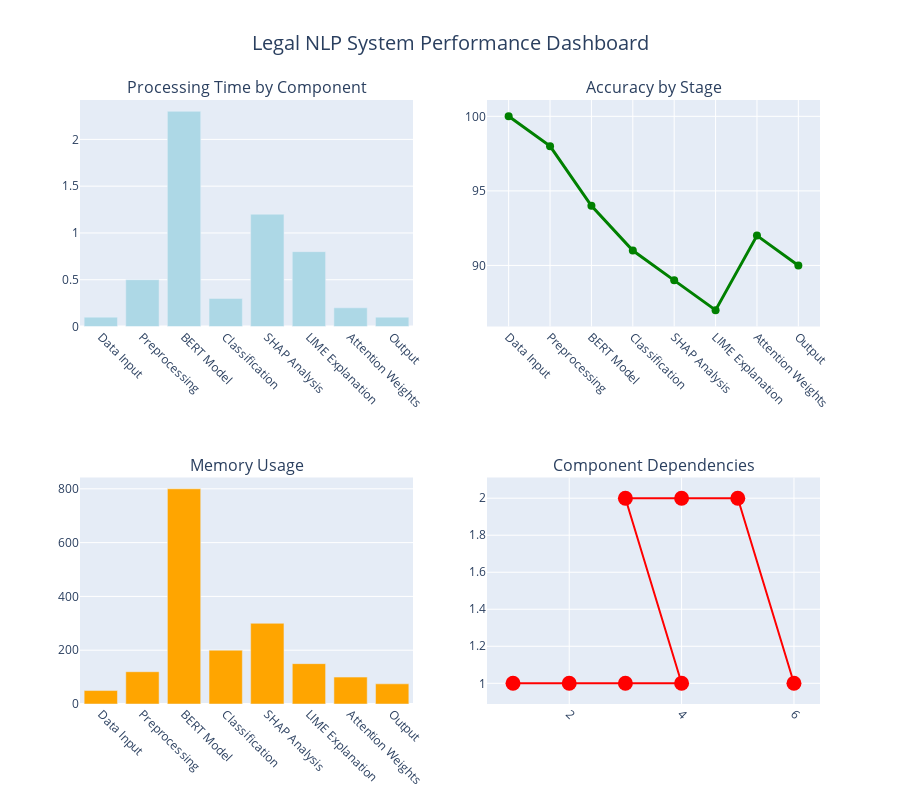

Write notebook code for a chart like this one.
### Markdown cell above
## 7. Interactive Architecture Dashboard

Create an interactive Plotly dashboard for exploring the system architecture dynamically.

### Code cell
def create_interactive_dashboard():
    """Create interactive Plotly dashboard of system components."""
    
    # Sample performance metrics (replace with actual data)
    components = ['Data Input', 'Preprocessing', 'BERT Model', 'Classification', 
                 'SHAP Analysis', 'LIME Explanation', 'Attention Weights', 'Output']
    
    processing_times = [0.1, 0.5, 2.3, 0.3, 1.2, 0.8, 0.2, 0.1]  # seconds
    accuracy_scores = [100, 98, 94, 91, 89, 87, 92, 90]  # percentage
    memory_usage = [50, 120, 800, 200, 300, 150, 100, 75]  # MB
    
    # Create subplots
    fig = make_subplots(
        rows=2, cols=2,
        subplot_titles=('Processing Time by Component', 'Accuracy by Stage',
                       'Memory Usage', 'Component Dependencies'),
        specs=[[{"type": "bar"}, {"type": "scatter"}],
               [{"type": "bar"}, {"type": "scatter"}]]
        )
    
    # Processing time chart
    fig.add_trace(
        go.Bar(x=components, y=processing_times, name='Processing Time (s)',
                marker_color='lightblue'),
        row=1, col=1
    )

    # Accuracy chart
    fig.add_trace(
        go.Scatter(x=components, y=accuracy_scores, mode='lines+markers',
                    name='Accuracy (%)', line=dict(color='green', width=3),
                    marker=dict(size=8)),
        row=1, col=2
    )

    # Memory usage chart
    fig.add_trace(
        go.Bar(x=components, y=memory_usage, name='Memory (MB)',
                marker_color='orange'),
        row=2, col=1
    )

    # Component dependencies network (simplified as scatter)
    dependency_x = [1, 2, 3, 4, 3, 4, 5, 6]
    dependency_y = [1, 1, 1, 1, 2, 2, 2, 1]
    fig.add_trace(
        go.Scatter(x=dependency_x, y=dependency_y, mode='markers+lines',
                    name='Component Flow', marker=dict(size=15, color='red'),
                    line=dict(width=2)),
        row=2, col=2
    )

    # Update layout
    fig.update_layout(
        height=800,
        title_text="Legal NLP System Performance Dashboard",
        title_x=0.5,
        title_font_size=20,
        showlegend=False
    )

    # Update x-axis labels for better readability
    fig.update_xaxes(tickangle=45)

    # Show the interactive plot
    fig.show()

    # Save as HTML for sharing
    fig.write_html(str(output_dir / 'interactive_dashboard.html'))

    print("✓ Interactive dashboard created and saved as HTML")

# Create the interactive dashboard
create_interactive_dashboard()

### Figure 1 — Plotly figure (JSON) as saved in the notebook; plotly's stock layout.template omitted (floating-point values rounded to 4 significant figures)
{"data": [{"marker": {"color": "lightblue"}, "name": "Processing Time (s)", "type": "bar", "x": ["Data Input", "Preprocessing", "BERT Model", "Classification", "SHAP Analysis", "LIME Explanation", "Attention Weights", "Output"], "xaxis": "x", "y": [0.1, 0.5, 2.3, 0.3, 1.2, 0.8, 0.2, 0.1], "yaxis": "y"}, {"line": {"color": "green", "width": 3}, "marker": {"size": 8}, "mode": "lines+markers", "name": "Accuracy (%)", "type": "scatter", "x": ["Data Input", "Preprocessing", "BERT Model", "Classification", "SHAP Analysis", "LIME Explanation", "Attention Weights", "Output"], "xaxis": "x2", "y": [100, 98, 94, 91, 89, 87, 92, 90], "yaxis": "y2"}, {"marker": {"color": "orange"}, "name": "Memory (MB)", "type": "bar", "x": ["Data Input", "Preprocessing", "BERT Model", "Classification", "SHAP Analysis", "LIME Explanation", "Attention Weights", "Output"], "xaxis": "x3", "y": [50, 120, 800, 200, 300, 150, 100, 75], "yaxis": "y3"}, {"line": {"width": 2}, "marker": {"color": "red", "size": 15}, "mode": "markers+lines", "name": "Component Flow", "type": "scatter", "x": [1, 2, 3, 4, 3, 4, 5, 6], "xaxis": "x4", "y": [1, 1, 1, 1, 2, 2, 2, 1], "yaxis": "y4"}], "layout": {"annotations": [{"font": {"size": 16}, "showarrow": false, "text": "Processing Time by Component", "x": 0.225, "xanchor": "center", "xref": "paper", "y": 1, "yanchor": "bottom", "yref": "paper"}, {"font": {"size": 16}, "showarrow": false, "text": "Accuracy by Stage", "x": 0.775, "xanchor": "center", "xref": "paper", "y": 1, "yanchor": "bottom", "yref": "paper"}, {"font": {"size": 16}, "showarrow": false, "text": "Memory Usage", "x": 0.225, "xanchor": "center", "xref": "paper", "y": 0.375, "yanchor": "bottom", "yref": "paper"}, {"font": {"size": 16}, "showarrow": false, "text": "Component Dependencies", "x": 0.775, "xanchor": "center", "xref": "paper", "y": 0.375, "yanchor": "bottom", "yref": "paper"}], "height": 800, "showlegend": false, "title": {"font": {"size": 20}, "text": "Legal NLP System Performance Dashboard", "x": 0.5}, "xaxis": {"anchor": "y", "domain": [0, 0.45], "tickangle": 45}, "xaxis2": {"anchor": "y2", "domain": [0.55, 1], "tickangle": 45}, "xaxis3": {"anchor": "y3", "domain": [0, 0.45], "tickangle": 45}, "xaxis4": {"anchor": "y4", "domain": [0.55, 1], "tickangle": 45}, "yaxis": {"anchor": "x", "domain": [0.625, 1]}, "yaxis2": {"anchor": "x2", "domain": [0.625, 1]}, "yaxis3": {"anchor": "x3", "domain": [0, 0.375]}, "yaxis4": {"anchor": "x4", "domain": [0, 0.375]}}}
